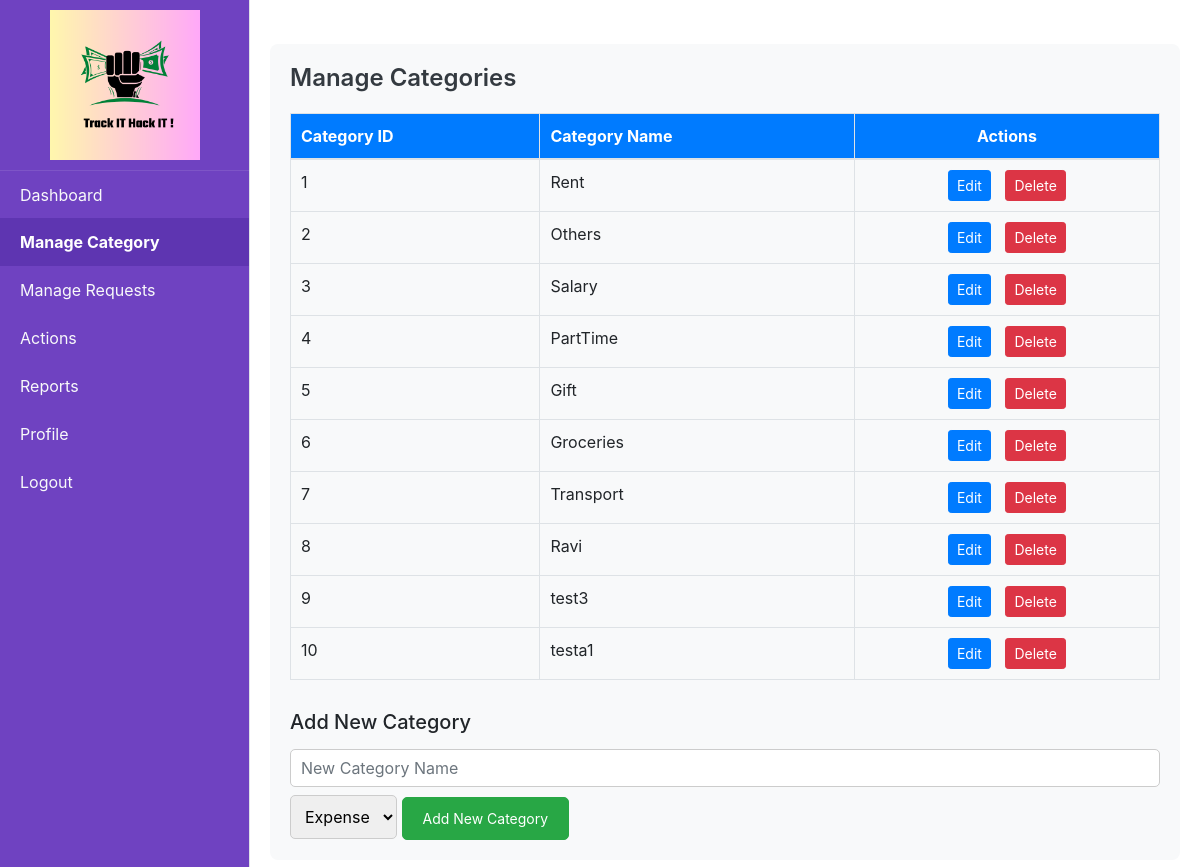
The app's page /admin/category_manage with its own data.
### tables this page shows
CREATE TABLE category (id INTEGER PRIMARY KEY AUTOINCREMENT, name TEXT NOT NULL, is_income INTEGER DEFAULT (0));

### app.py (the view, shortened to what this page needs)
@app.route('/admin/category_manage', methods=['GET','POST'])
def admin_category_manage():
    categories = query_db("SELECT * FROM category ")
    return render_template ('admin_category_manage.html', categories=categories)

### app.py (called while the page is built, shortened)
@app.after_request
def after_request(response):
    response.headers["Cache-Control"] = "no-cache, no-store, must-revalidate"
    return response

@app.context_processor
def inject_unread_notifications():
    return dict(unread_count=0)

### database.py (called while the page is built)
def get_db():
    return sqlite3.connect(DATABASE)

def query_db(query, args=(), one=False):
    cur = get_db().execute(query, args)
    rv = cur.fetchall()
    cur.close()
    return (rv[0] if rv else None) if one else rv

### templates/admin_category_manage.html (shortened to what this page needs)
{% extends "admin_home.html" %}
{% block content %}
<div class="mt-4" style="padding: 20px; background-color: #f8f9fa; border-radius: 8px;">
    <h4 style="color: #343a40; font-weight: 600;">Manage Categories</h4>
    <table class="table table-bordered table-hover" style="margin-top: 20px;">
        <thead style="background-color: #007bff; color: white;">
            <tr>
                <th style="padding: 10px;">Category ID</th>
                <th style="padding: 10px;">Category Name</th>
                <th style="padding: 10px; text-align: center;">Actions</th>
            </tr>
        </thead>
        <tbody>
            {% for category in categories %}
            <tr>
                <td style="padding: 10px;">{{ category[0] }}</td>
                <td style="padding: 10px;">{{ category[1] }}</td>
                <td style="padding: 10px; text-align: center;">
                    <button class="btn btn-primary btn-sm"
                        style="margin-right: 10px;"
                        data-toggle="modal" data-target="#editCategoryModal"
                        onclick="openEditModal({{ category[0] }}, '{{ category[1] }}',{{category[2]}})">
                        Edit
                    </button>
                    <form method="POST" action="{{ url_for('admin_category_manage') }}"
                          style="display:inline;" onsubmit="return confirm('Are you sure you want to delete this category?');">
                        <button type="submit" class="btn btn-danger btn-sm">Delete</button>
                    </form>
                </td>
            </tr>
            {% endfor %}
        </tbody>
    </table>
    <h5 style="margin-top: 30px;">Add New Category</h5>
    <form method="POST" action="{{ url_for('admin_category_manage') }}" style="margin-top: 15px;">
        <input type="text" name="category_name" placeholder="New Category Name" required
            class="form-control mb-2"
            style="padding: 10px; border-radius: 5px; border: 1px solid #ccc;">
        <select name='Category_type' style="padding: 10px; border-radius: 5px; border: 1px solid #ccc;">
            <option value="Expense">Expense</option>
        </select>
        <button type="submit" class="btn btn-success"
            style="background-color: #28a745; color: white; padding: 10px 20px; font-size: 14px; border-radius: 5px;">
            Add New Category
        </button>
    </form>
</div>
{% endblock %}

### records on screen
category: id "1", name "Rent"
category: id "2", name "Others"
category: id "3", name "Salary"
category: id "4", name "PartTime"
category: id "5", name "Gift"
category: id "6", name "Groceries"
category: id "7", name "Transport"
category: id "8", name "Ravi"
category: id "9", name "test3"
category: id "10", name "testa1"
